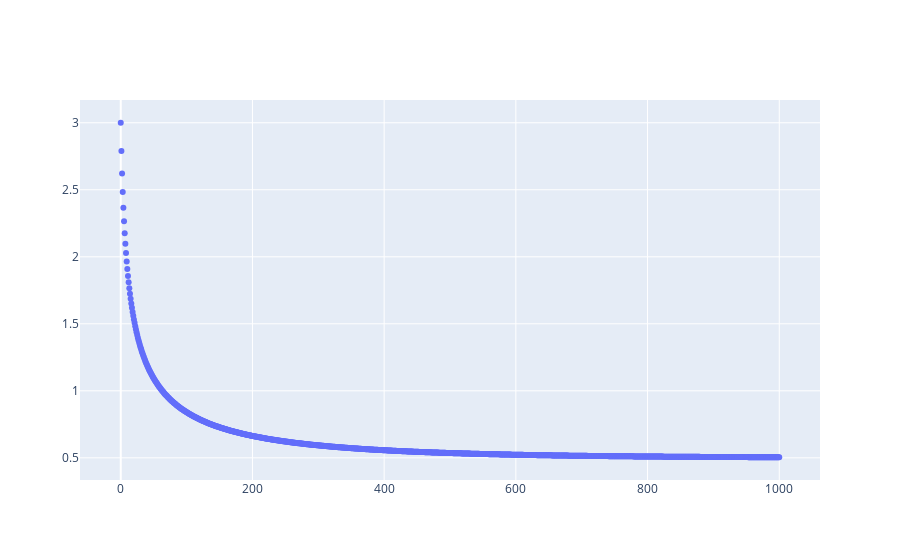

The notebook cell this image was saved under:
### Code cell
trace = go.Scatter(
    x=list(range(len(x_values))),
    y=x_values,
    mode="markers"
)

fig = go.Figure(data=[trace])

iplot(fig)

### Figure 1 — Plotly figure (JSON) as saved in the notebook; plotly's stock layout.template omitted (floating-point values rounded to 4 significant figures; data arrays with more than 128 entries replaced by an {"elided": "..."} marker saying what was removed)
{"data": [{"mode": "markers", "type": "scatter", "x": {"elided": "1001 int values"}, "y": {"elided": "1001 float values"}}], "layout": {}}
